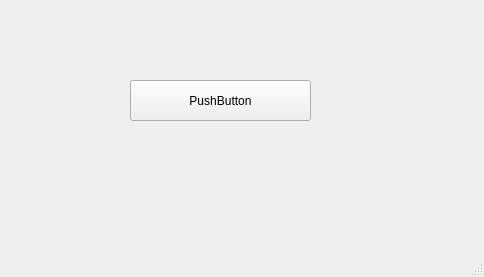
<?xml version="1.0" encoding="UTF-8"?>
<ui version="4.0">
 <class>MainWindow</class>
 <widget class="QMainWindow" name="MainWindow">
  <property name="geometry">
   <rect>
    <x>0</x>
    <y>0</y>
    <width>484</width>
    <height>277</height>
   </rect>
  </property>
  <property name="windowTitle">
   <string>MainWindow</string>
  </property>
  <widget class="QWidget" name="centralwidget">
   <widget class="QPushButton" name="pushButton">
    <property name="geometry">
     <rect>
      <x>130</x>
      <y>80</y>
      <width>181</width>
      <height>41</height>
     </rect>
    </property>
    <property name="text">
     <string>PushButton</string>
    </property>
   </widget>
  </widget>
  <widget class="QMenuBar" name="menubar">
   <property name="geometry">
    <rect>
     <x>0</x>
     <y>0</y>
     <width>484</width>
     <height>22</height>
    </rect>
   </property>
  </widget>
  <widget class="QStatusBar" name="statusbar"/>
 </widget>
 <resources/>
 <connections/>
</ui>
